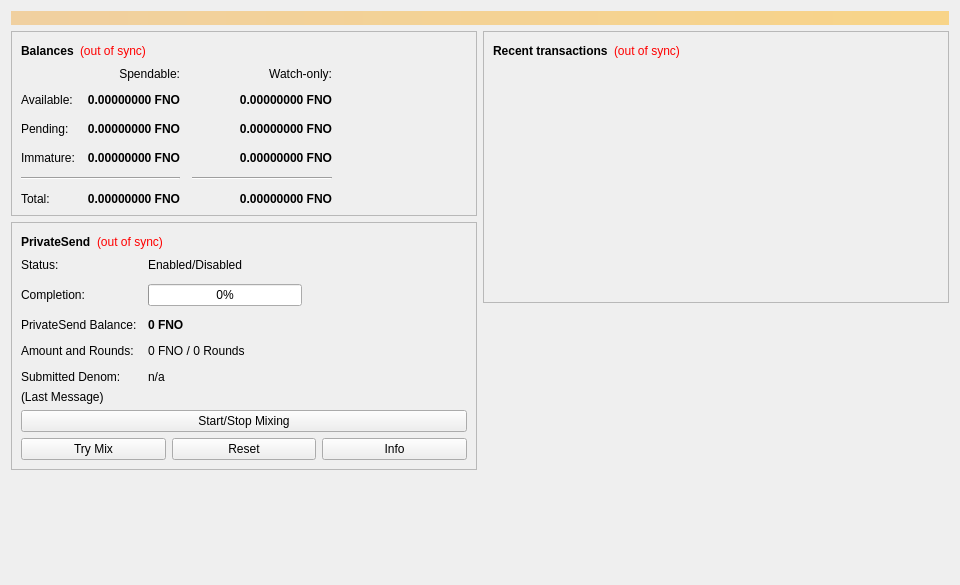
<?xml version="1.0" encoding="UTF-8"?>
<ui version="4.0">
 <class>OverviewPage</class>
 <widget class="QWidget" name="OverviewPage">
  <property name="geometry">
   <rect>
    <x>0</x>
    <y>0</y>
    <width>960</width>
    <height>585</height>
   </rect>
  </property>
  <property name="minimumSize">
   <size>
    <width>960</width>
    <height>0</height>
   </size>
  </property>
  <property name="windowTitle">
   <string>Form</string>
  </property>
  <layout class="QVBoxLayout" name="topLayout">
   <item>
    <widget class="QLabel" name="labelAlerts">
     <property name="visible">
      <bool>false</bool>
     </property>
     <property name="styleSheet">
      <string notr="true">QLabel { background-color: qlineargradient(x1: 0, y1: 0, x2: 1, y2: 0, stop:0 #F0D0A0, stop:1 #F8D488); color:#000000; }</string>
     </property>
     <property name="wordWrap">
      <bool>true</bool>
     </property>
     <property name="margin">
      <number>3</number>
     </property>
     <property name="textInteractionFlags">
      <set>Qt::TextSelectableByMouse</set>
     </property>
    </widget>
   </item>
   <item>
    <layout class="QHBoxLayout" name="horizontalLayout" stretch="1,1">
     <item>
      <layout class="QVBoxLayout" name="verticalLayout_2">
       <item>
        <widget class="QFrame" name="frame">
         <property name="frameShape">
          <enum>QFrame::StyledPanel</enum>
         </property>
         <property name="frameShadow">
          <enum>QFrame::Raised</enum>
         </property>
         <layout class="QVBoxLayout" name="verticalLayout_4">
          <item>
           <layout class="QHBoxLayout" name="horizontalLayout_4">
            <item>
             <widget class="QLabel" name="label_5">
              <property name="font">
               <font>
                <weight>75</weight>
                <bold>true</bold>
               </font>
              </property>
              <property name="text">
               <string>Balances</string>
              </property>
             </widget>
            </item>
            <item>
             <widget class="QLabel" name="labelWalletStatus">
              <property name="toolTip">
               <string>The displayed information may be out of date. Your wallet automatically synchronizes with the Fonero network after a connection is established, but this process has not completed yet.</string>
              </property>
              <property name="styleSheet">
               <string notr="true">QLabel { color: red; }</string>
              </property>
              <property name="text">
               <string notr="true">(out of sync)</string>
              </property>
              <property name="alignment">
               <set>Qt::AlignLeading|Qt::AlignLeft|Qt::AlignVCenter</set>
              </property>
             </widget>
            </item>
            <item>
             <spacer name="horizontalSpacer_3">
              <property name="orientation">
               <enum>Qt::Horizontal</enum>
              </property>
              <property name="sizeHint" stdset="0">
               <size>
                <width>40</width>
                <height>20</height>
               </size>
              </property>
             </spacer>
            </item>
           </layout>
          </item>
          <item>
           <layout class="QGridLayout" name="gridLayout">
            <property name="spacing">
             <number>12</number>
            </property>
            <item row="2" column="2">
             <widget class="QLabel" name="labelWatchPending">
              <property name="font">
               <font>
                <weight>75</weight>
                <bold>true</bold>
               </font>
              </property>
              <property name="cursor">
               <cursorShape>IBeamCursor</cursorShape>
              </property>
              <property name="toolTip">
               <string>Unconfirmed transactions to watch-only addresses</string>
              </property>
              <property name="text">
               <string notr="true">0.00000000 FNO</string>
              </property>
              <property name="alignment">
               <set>Qt::AlignRight|Qt::AlignTrailing|Qt::AlignVCenter</set>
              </property>
              <property name="textInteractionFlags">
               <set>Qt::LinksAccessibleByMouse|Qt::TextSelectableByKeyboard|Qt::TextSelectableByMouse</set>
              </property>
             </widget>
            </item>
            <item row="2" column="1">
             <widget class="QLabel" name="labelUnconfirmed">
              <property name="font">
               <font>
                <weight>75</weight>
                <bold>true</bold>
               </font>
              </property>
              <property name="cursor">
               <cursorShape>IBeamCursor</cursorShape>
              </property>
              <property name="toolTip">
               <string>Total of transactions that have yet to be confirmed, and do not yet count toward the spendable balance</string>
              </property>
              <property name="text">
               <string notr="true">0.00000000 FNO</string>
              </property>
              <property name="alignment">
               <set>Qt::AlignRight|Qt::AlignTrailing|Qt::AlignVCenter</set>
              </property>
              <property name="textInteractionFlags">
               <set>Qt::LinksAccessibleByMouse|Qt::TextSelectableByKeyboard|Qt::TextSelectableByMouse</set>
              </property>
             </widget>
            </item>
            <item row="3" column="2">
             <widget class="QLabel" name="labelWatchImmature">
              <property name="font">
               <font>
                <weight>75</weight>
                <bold>true</bold>
               </font>
              </property>
              <property name="cursor">
               <cursorShape>IBeamCursor</cursorShape>
              </property>
              <property name="toolTip">
               <string>Mined balance in watch-only addresses that has not yet matured</string>
              </property>
              <property name="text">
               <string notr="true">0.00000000 FNO</string>
              </property>
              <property name="alignment">
               <set>Qt::AlignRight|Qt::AlignTrailing|Qt::AlignVCenter</set>
              </property>
              <property name="textInteractionFlags">
               <set>Qt::LinksAccessibleByMouse|Qt::TextSelectableByKeyboard|Qt::TextSelectableByMouse</set>
              </property>
             </widget>
            </item>
            <item row="4" column="0" colspan="2">
             <widget class="Line" name="lineSpendableBalance">
              <property name="orientation">
               <enum>Qt::Horizontal</enum>
              </property>
             </widget>
            </item>
            <item row="4" column="2">
             <widget class="Line" name="lineWatchBalance">
              <property name="sizePolicy">
               <sizepolicy hsizetype="Preferred" vsizetype="Fixed">
                <horstretch>0</horstretch>
                <verstretch>0</verstretch>
               </sizepolicy>
              </property>
              <property name="minimumSize">
               <size>
                <width>140</width>
                <height>0</height>
               </size>
              </property>
              <property name="orientation">
               <enum>Qt::Horizontal</enum>
              </property>
             </widget>
            </item>
            <item row="5" column="0">
             <widget class="QLabel" name="labelTotalText">
              <property name="text">
               <string>Total:</string>
              </property>
             </widget>
            </item>
            <item row="3" column="1">
             <widget class="QLabel" name="labelImmature">
              <property name="font">
               <font>
                <weight>75</weight>
                <bold>true</bold>
               </font>
              </property>
              <property name="cursor">
               <cursorShape>IBeamCursor</cursorShape>
              </property>
              <property name="toolTip">
               <string>Mined balance that has not yet matured</string>
              </property>
              <property name="text">
               <string notr="true">0.00000000 FNO</string>
              </property>
              <property name="alignment">
               <set>Qt::AlignRight|Qt::AlignTrailing|Qt::AlignVCenter</set>
              </property>
              <property name="textInteractionFlags">
               <set>Qt::LinksAccessibleByMouse|Qt::TextSelectableByKeyboard|Qt::TextSelectableByMouse</set>
              </property>
             </widget>
            </item>
            <item row="2" column="3">
             <spacer name="horizontalSpacer_2">
              <property name="orientation">
               <enum>Qt::Horizontal</enum>
              </property>
              <property name="sizeHint" stdset="0">
               <size>
                <width>40</width>
                <height>20</height>
               </size>
              </property>
             </spacer>
            </item>
            <item row="3" column="0">
             <widget class="QLabel" name="labelImmatureText">
              <property name="text">
               <string>Immature:</string>
              </property>
             </widget>
            </item>
            <item row="5" column="1">
             <widget class="QLabel" name="labelTotal">
              <property name="font">
               <font>
                <weight>75</weight>
                <bold>true</bold>
               </font>
              </property>
              <property name="cursor">
               <cursorShape>IBeamCursor</cursorShape>
              </property>
              <property name="toolTip">
               <string>Your current total balance</string>
              </property>
              <property name="text">
               <string notr="true">0.00000000 FNO</string>
              </property>
              <property name="alignment">
               <set>Qt::AlignRight|Qt::AlignTrailing|Qt::AlignVCenter</set>
              </property>
              <property name="textInteractionFlags">
               <set>Qt::LinksAccessibleByMouse|Qt::TextSelectableByKeyboard|Qt::TextSelectableByMouse</set>
              </property>
             </widget>
            </item>
            <item row="5" column="2">
             <widget class="QLabel" name="labelWatchTotal">
              <property name="font">
               <font>
                <weight>75</weight>
                <bold>true</bold>
               </font>
              </property>
              <property name="cursor">
               <cursorShape>IBeamCursor</cursorShape>
              </property>
              <property name="toolTip">
               <string>Current total balance in watch-only addresses</string>
              </property>
              <property name="text">
               <string notr="true">0.00000000 FNO</string>
              </property>
              <property name="alignment">
               <set>Qt::AlignRight|Qt::AlignTrailing|Qt::AlignVCenter</set>
              </property>
              <property name="textInteractionFlags">
               <set>Qt::LinksAccessibleByMouse|Qt::TextSelectableByKeyboard|Qt::TextSelectableByMouse</set>
              </property>
             </widget>
            </item>
            <item row="0" column="2">
             <widget class="QLabel" name="labelWatchonly">
              <property name="text">
               <string>Watch-only:</string>
              </property>
              <property name="alignment">
               <set>Qt::AlignRight|Qt::AlignTrailing|Qt::AlignVCenter</set>
              </property>
             </widget>
            </item>
            <item row="1" column="0">
             <widget class="QLabel" name="labelBalanceText">
              <property name="text">
               <string>Available:</string>
              </property>
             </widget>
            </item>
            <item row="1" column="1">
             <widget class="QLabel" name="labelBalance">
              <property name="font">
               <font>
                <weight>75</weight>
                <bold>true</bold>
               </font>
              </property>
              <property name="cursor">
               <cursorShape>IBeamCursor</cursorShape>
              </property>
              <property name="toolTip">
               <string>Your current spendable balance</string>
              </property>
              <property name="text">
               <string notr="true">0.00000000 FNO</string>
              </property>
              <property name="alignment">
               <set>Qt::AlignRight|Qt::AlignTrailing|Qt::AlignVCenter</set>
              </property>
              <property name="textInteractionFlags">
               <set>Qt::LinksAccessibleByMouse|Qt::TextSelectableByKeyboard|Qt::TextSelectableByMouse</set>
              </property>
             </widget>
            </item>
            <item row="1" column="2">
             <widget class="QLabel" name="labelWatchAvailable">
              <property name="font">
               <font>
                <weight>75</weight>
                <bold>true</bold>
               </font>
              </property>
              <property name="cursor">
               <cursorShape>IBeamCursor</cursorShape>
              </property>
              <property name="toolTip">
               <string>Your current balance in watch-only addresses</string>
              </property>
              <property name="text">
               <string notr="true">0.00000000 FNO</string>
              </property>
              <property name="alignment">
               <set>Qt::AlignRight|Qt::AlignTrailing|Qt::AlignVCenter</set>
              </property>
              <property name="textInteractionFlags">
               <set>Qt::LinksAccessibleByMouse|Qt::TextSelectableByKeyboard|Qt::TextSelectableByMouse</set>
              </property>
             </widget>
            </item>
            <item row="2" column="0">
             <widget class="QLabel" name="labelPendingText">
              <property name="text">
               <string>Pending:</string>
              </property>
             </widget>
            </item>
            <item row="0" column="1">
             <widget class="QLabel" name="labelSpendable">
              <property name="text">
               <string>Spendable:</string>
              </property>
              <property name="alignment">
               <set>Qt::AlignRight|Qt::AlignTrailing|Qt::AlignVCenter</set>
              </property>
             </widget>
            </item>
           </layout>
          </item>
         </layout>
        </widget>
       </item>
       <item>
        <widget class="QFrame" name="framePrivateSend">
         <property name="layoutDirection">
          <enum>Qt::LeftToRight</enum>
         </property>
         <property name="frameShape">
          <enum>QFrame::StyledPanel</enum>
         </property>
         <property name="frameShadow">
          <enum>QFrame::Raised</enum>
         </property>
         <layout class="QVBoxLayout" name="VerticalLayout_PS1">
          <item>
           <layout class="QHBoxLayout" name="horizontalLayout_5">
            <item>
             <widget class="QLabel" name="labelPrivateSendHeader">
              <property name="font">
               <font>
                <weight>75</weight>
                <bold>true</bold>
               </font>
              </property>
              <property name="text">
               <string>PrivateSend</string>
              </property>
             </widget>
            </item>
            <item>
             <widget class="QLabel" name="labelPrivateSendSyncStatus">
              <property name="toolTip">
               <string>The displayed information may be out of date. Your wallet automatically synchronizes with the Fonero network after a connection is established, but this process has not completed yet.</string>
              </property>
              <property name="styleSheet">
               <string notr="true">QLabel { color: red; }</string>
              </property>
              <property name="text">
               <string notr="true">(out of sync)</string>
              </property>
              <property name="alignment">
               <set>Qt::AlignLeading|Qt::AlignLeft|Qt::AlignVCenter</set>
              </property>
             </widget>
            </item>
            <item>
             <spacer name="horizontalSpacer_4">
              <property name="orientation">
               <enum>Qt::Horizontal</enum>
              </property>
              <property name="sizeHint" stdset="0">
               <size>
                <width>40</width>
                <height>20</height>
               </size>
              </property>
             </spacer>
            </item>
           </layout>
          </item>
          <item>
           <layout class="QFormLayout" name="privateSendFormLayout">
            <property name="fieldGrowthPolicy">
             <enum>QFormLayout::AllNonFixedFieldsGrow</enum>
            </property>
            <property name="horizontalSpacing">
             <number>11</number>
            </property>
            <property name="verticalSpacing">
             <number>12</number>
            </property>
            <item row="0" column="0">
             <widget class="QLabel" name="labelPrivateSendEnabledText">
              <property name="text">
               <string>Status:</string>
              </property>
             </widget>
            </item>
            <item row="0" column="1">
             <widget class="QLabel" name="labelPrivateSendEnabled">
              <property name="text">
               <string>Enabled/Disabled</string>
              </property>
             </widget>
            </item>
            <item row="1" column="0">
             <widget class="QLabel" name="labelCompletitionText">
              <property name="text">
               <string>Completion:</string>
              </property>
             </widget>
            </item>
            <item row="1" column="1">
             <widget class="QProgressBar" name="privateSendProgress">
              <property name="maximumSize">
               <size>
                <width>154</width>
                <height>16777215</height>
               </size>
              </property>
              <property name="value">
               <number>0</number>
              </property>
             </widget>
            </item>
            <item row="2" column="0">
             <widget class="QLabel" name="labelAnonymizedText">
              <property name="text">
               <string>PrivateSend Balance:</string>
              </property>
             </widget>
            </item>
            <item row="2" column="1">
             <widget class="QLabel" name="labelAnonymized">
              <property name="font">
               <font>
                <weight>75</weight>
                <bold>true</bold>
               </font>
              </property>
              <property name="text">
               <string notr="true">0 FNO</string>
              </property>
             </widget>
            </item>
            <item row="3" column="0">
             <widget class="QLabel" name="labelAmountAndRoundsText">
              <property name="text">
               <string>Amount and Rounds:</string>
              </property>
             </widget>
            </item>
            <item row="3" column="1">
             <widget class="QLabel" name="labelAmountRounds">
              <property name="text">
               <string>0 FNO / 0 Rounds</string>
              </property>
             </widget>
            </item>
            <item row="4" column="0">
             <widget class="QLabel" name="labelSubmittedDenomText">
              <property name="text">
               <string>Submitted Denom:</string>
              </property>
             </widget>
            </item>
            <item row="4" column="1">
             <widget class="QLabel" name="labelSubmittedDenom">
              <property name="toolTip">
               <string>The denominations you submitted to the Masternode.&lt;br&gt;To mix, other users must submit the exact same denominations.</string>
              </property>
              <property name="text">
               <string>n/a</string>
              </property>
             </widget>
            </item>
           </layout>
          </item>
          <item>
           <layout class="QVBoxLayout" name="VerticalLayout_PS">
            <item>
             <widget class="QLabel" name="labelPrivateSendLastMessage">
              <property name="text">
               <string>(Last Message)</string>
              </property>
              <property name="alignment">
               <set>Qt::AlignLeading|Qt::AlignLeft|Qt::AlignTop</set>
              </property>
              <property name="wordWrap">
               <bool>true</bool>
              </property>
             </widget>
            </item>
            <item>
             <widget class="QPushButton" name="togglePrivateSend">
              <property name="sizePolicy">
               <sizepolicy hsizetype="MinimumExpanding" vsizetype="Fixed">
                <horstretch>0</horstretch>
                <verstretch>0</verstretch>
               </sizepolicy>
              </property>
              <property name="text">
               <string>Start/Stop Mixing</string>
              </property>
             </widget>
            </item>
            <item>
             <layout class="QHBoxLayout" name="horizontalLayout_debugbuttons">
              <item>
               <widget class="QPushButton" name="privateSendAuto">
                <property name="sizePolicy">
                 <sizepolicy hsizetype="MinimumExpanding" vsizetype="Fixed">
                  <horstretch>0</horstretch>
                  <verstretch>0</verstretch>
                 </sizepolicy>
                </property>
                <property name="toolTip">
                 <string>Try to manually submit a PrivateSend request.</string>
                </property>
                <property name="text">
                 <string>Try Mix</string>
                </property>
               </widget>
              </item>
              <item>
               <widget class="QPushButton" name="privateSendReset">
                <property name="sizePolicy">
                 <sizepolicy hsizetype="MinimumExpanding" vsizetype="Fixed">
                  <horstretch>0</horstretch>
                  <verstretch>0</verstretch>
                 </sizepolicy>
                </property>
                <property name="toolTip">
                 <string>Reset the current status of PrivateSend (can interrupt PrivateSend if it's in the process of Mixing, which can cost you money!)</string>
                </property>
                <property name="autoFillBackground">
                 <bool>false</bool>
                </property>
                <property name="text">
                 <string>Reset</string>
                </property>
               </widget>
              </item>
              <item>
               <widget class="QPushButton" name="privateSendInfo">
                <property name="sizePolicy">
                 <sizepolicy hsizetype="MinimumExpanding" vsizetype="Fixed">
                  <horstretch>0</horstretch>
                  <verstretch>0</verstretch>
                 </sizepolicy>
                </property>
                <property name="toolTip">
                 <string>Information about PrivateSend and Mixing</string>
                </property>
                <property name="text">
                 <string>Info</string>
                </property>
               </widget>
              </item>
             </layout>
            </item>
           </layout>
          </item>
         </layout>
        </widget>
       </item>
       <item>
        <spacer name="verticalSpacer">
         <property name="orientation">
          <enum>Qt::Vertical</enum>
         </property>
         <property name="sizeHint" stdset="0">
          <size>
           <width>20</width>
           <height>40</height>
          </size>
         </property>
        </spacer>
       </item>
      </layout>
     </item>
     <item>
      <layout class="QVBoxLayout" name="verticalLayout_3">
       <item>
        <widget class="QFrame" name="frame_2">
         <property name="frameShape">
          <enum>QFrame::StyledPanel</enum>
         </property>
         <property name="frameShadow">
          <enum>QFrame::Raised</enum>
         </property>
         <layout class="QVBoxLayout" name="verticalLayout">
          <item>
           <layout class="QHBoxLayout" name="horizontalLayout_2">
            <item>
             <widget class="QLabel" name="label_4">
              <property name="font">
               <font>
                <weight>75</weight>
                <bold>true</bold>
               </font>
              </property>
              <property name="text">
               <string>Recent transactions</string>
              </property>
             </widget>
            </item>
            <item>
             <widget class="QLabel" name="labelTransactionsStatus">
              <property name="toolTip">
               <string>The displayed information may be out of date. Your wallet automatically synchronizes with the Fonero network after a connection is established, but this process has not completed yet.</string>
              </property>
              <property name="styleSheet">
               <string notr="true">QLabel { color: red; }</string>
              </property>
              <property name="text">
               <string notr="true">(out of sync)</string>
              </property>
              <property name="alignment">
               <set>Qt::AlignLeading|Qt::AlignLeft|Qt::AlignVCenter</set>
              </property>
             </widget>
            </item>
            <item>
             <spacer name="horizontalSpacer">
              <property name="orientation">
               <enum>Qt::Horizontal</enum>
              </property>
              <property name="sizeHint" stdset="0">
               <size>
                <width>40</width>
                <height>20</height>
               </size>
              </property>
             </spacer>
            </item>
           </layout>
          </item>
          <item>
           <widget class="QListView" name="listTransactions">
            <property name="styleSheet">
             <string notr="true">QListView { background: transparent; }</string>
            </property>
            <property name="frameShape">
             <enum>QFrame::NoFrame</enum>
            </property>
            <property name="verticalScrollBarPolicy">
             <enum>Qt::ScrollBarAlwaysOff</enum>
            </property>
            <property name="horizontalScrollBarPolicy">
             <enum>Qt::ScrollBarAlwaysOff</enum>
            </property>
            <property name="selectionMode">
             <enum>QAbstractItemView::NoSelection</enum>
            </property>
           </widget>
          </item>
         </layout>
        </widget>
       </item>
       <item>
        <spacer name="verticalSpacer_2">
         <property name="orientation">
          <enum>Qt::Vertical</enum>
         </property>
         <property name="sizeHint" stdset="0">
          <size>
           <width>20</width>
           <height>40</height>
          </size>
         </property>
        </spacer>
       </item>
      </layout>
     </item>
    </layout>
   </item>
  </layout>
 </widget>
 <resources/>
 <connections/>
</ui>
